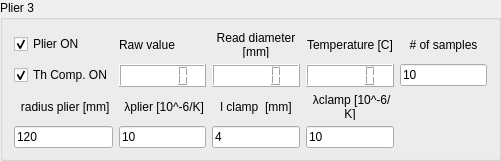
   <widget class="QGroupBox" name="groupBox_7">
    <property name="geometry">
     <rect>
      <x>10</x>
      <y>190</y>
      <width>501</width>
      <height>161</height>
     </rect>
    </property>
    <property name="title">
     <string>Plier 3</string>
    </property>
    <layout class="QGridLayout" name="gridLayout_7">
     <item row="0" column="4">
      <widget class="QLabel" name="label_29">
       <property name="text">
        <string>Temperature [C]</string>
       </property>
       <property name="alignment">
        <set>Qt::AlignmentFlag::AlignCenter</set>
       </property>
       <property name="wordWrap">
        <bool>true</bool>
       </property>
      </widget>
     </item>
     <item row="2" column="4">
      <widget class="QLabel" name="label_30">
       <property name="text">
        <string> λclamp [10^-6/K]</string>
       </property>
       <property name="alignment">
        <set>Qt::AlignmentFlag::AlignCenter</set>
       </property>
       <property name="wordWrap">
        <bool>true</bool>
       </property>
      </widget>
     </item>
     <item row="0" column="1">
      <widget class="QLabel" name="label_31">
       <property name="text">
        <string>Raw value</string>
       </property>
      </widget>
     </item>
     <item row="3" column="1">
      <widget class="QLineEdit" name="lineEditLambdaPinza_3">
       <property name="text">
        <string>10</string>
       </property>
      </widget>
     </item>
     <item row="1" column="4">
      <widget class="QLCDNumber" name="lcdPinzaTemp_3">
       <property name="styleSheet">
        <string notr="true">background-color: rgb(255, 255, 255);
color: rgb(0, 0, 0);</string>
       </property>
      </widget>
     </item>
     <item row="3" column="4">
      <widget class="QLineEdit" name="lineEditLambdaGancio_3">
       <property name="text">
        <string>10</string>
       </property>
      </widget>
     </item>
     <item row="0" column="0">
      <widget class="QCheckBox" name="checkONPinza_3">
       <property name="text">
        <string>Plier ON</string>
       </property>
       <property name="checked">
        <bool>true</bool>
       </property>
      </widget>
     </item>
     <item row="1" column="3">
      <widget class="QLCDNumber" name="lcdPinzamm_3">
       <property name="styleSheet">
        <string notr="true">background-color: rgb(255, 255, 255);
color: rgb(0, 0, 0);</string>
       </property>
      </widget>
     </item>
     <item row="3" column="3">
      <widget class="QLineEdit" name="lineEditRaggioGancio_3">
       <property name="autoFillBackground">
        <bool>false</bool>
       </property>
       <property name="text">
        <string>4</string>
       </property>
      </widget>
     </item>
     <item row="2" column="0">
      <widget class="QLabel" name="label_32">
       <property name="text">
        <string> radius plier [mm]</string>
       </property>
       <property name="alignment">
        <set>Qt::AlignmentFlag::AlignCenter</set>
       </property>
       <property name="wordWrap">
        <bool>true</bool>
       </property>
      </widget>
     </item>
     <item row="1" column="0">
      <widget class="QCheckBox" name="checkThermalPinza_3">
       <property name="text">
        <string>Th Comp. ON</string>
       </property>
       <property name="checked">
        <bool>true</bool>
       </property>
      </widget>
     </item>
     <item row="3" column="0">
      <widget class="QLineEdit" name="lineEditRaggioPinza_3">
       <property name="autoFillBackground">
        <bool>false</bool>
       </property>
       <property name="text">
        <string>120</string>
       </property>
      </widget>
     </item>
     <item row="1" column="1">
      <widget class="QLCDNumber" name="lcdPinzaRaw_3">
       <property name="styleSheet">
        <string notr="true">background-color: rgb(255, 255, 255);
color: rgb(0, 0, 0);</string>
       </property>
      </widget>
     </item>
     <item row="2" column="3">
      <widget class="QLabel" name="label_33">
       <property name="text">
        <string>l clamp  [mm]</string>
       </property>
       <property name="alignment">
        <set>Qt::AlignmentFlag::AlignCenter</set>
       </property>
       <property name="wordWrap">
        <bool>true</bool>
       </property>
      </widget>
     </item>
     <item row="0" column="3">
      <widget class="QLabel" name="label_34">
       <property name="text">
        <string>Read diameter [mm]</string>
       </property>
       <property name="textFormat">
        <enum>Qt::TextFormat::PlainText</enum>
       </property>
       <property name="scaledContents">
        <bool>true</bool>
       </property>
       <property name="alignment">
        <set>Qt::AlignmentFlag::AlignCenter</set>
       </property>
       <property name="wordWrap">
        <bool>true</bool>
       </property>
      </widget>
     </item>
     <item row="2" column="1">
      <widget class="QLabel" name="label_35">
       <property name="text">
        <string> λplier [10^-6/K]</string>
       </property>
       <property name="alignment">
        <set>Qt::AlignmentFlag::AlignCenter</set>
       </property>
       <property name="wordWrap">
        <bool>true</bool>
       </property>
      </widget>
     </item>
     <item row="1" column="5">
      <widget class="QLineEdit" name="lineEditSamplesPerMean_3">
       <property name="text">
        <string>10</string>
       </property>
      </widget>
     </item>
     <item row="0" column="5">
      <widget class="QLabel" name="label_36">
       <property name="text">
        <string># of samples</string>
       </property>
       <property name="alignment">
        <set>Qt::AlignmentFlag::AlignCenter</set>
       </property>
       <property name="wordWrap">
        <bool>true</bool>
       </property>
      </widget>
     </item>
    </layout>
   </widget>
